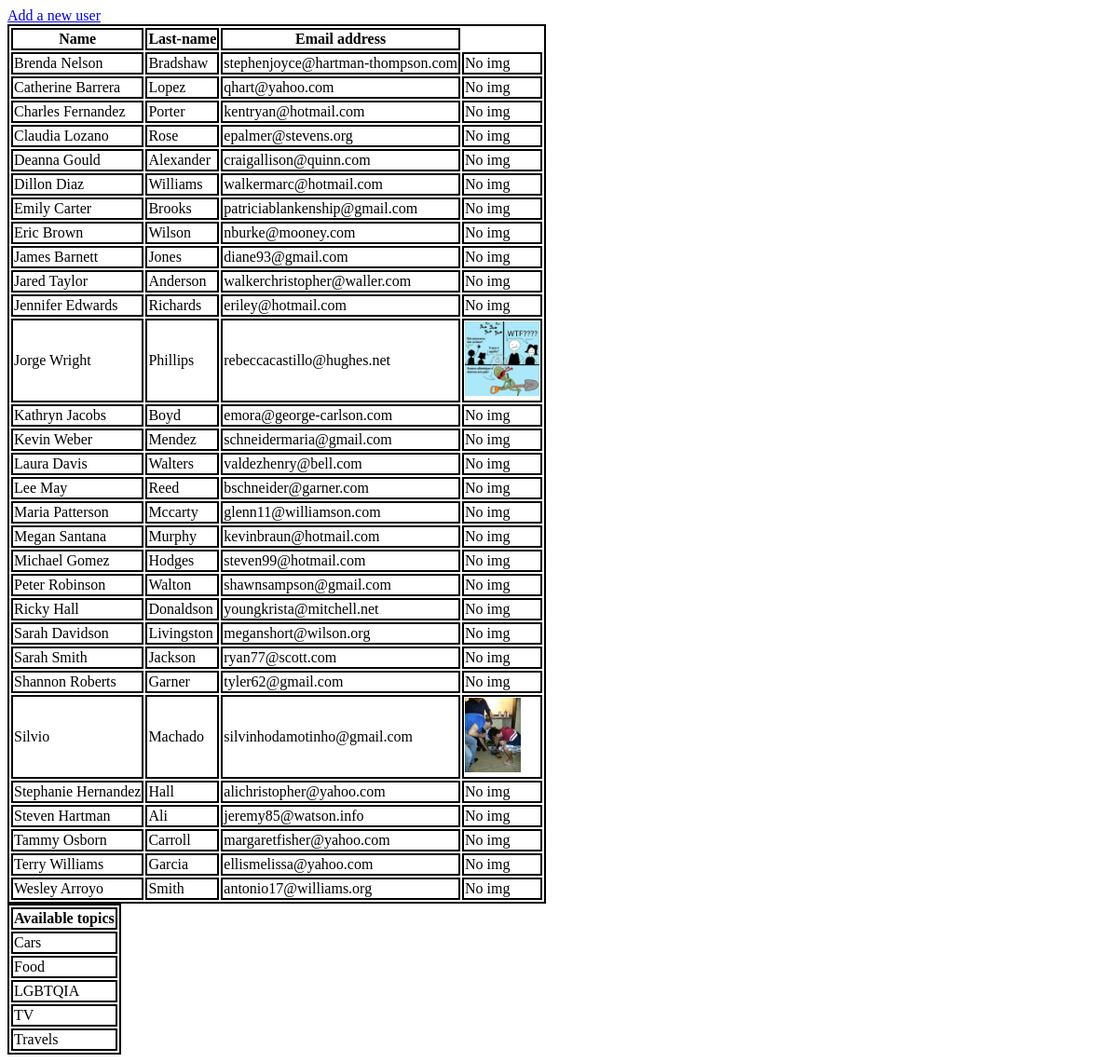
The app's page /AppTwo/users, older data.
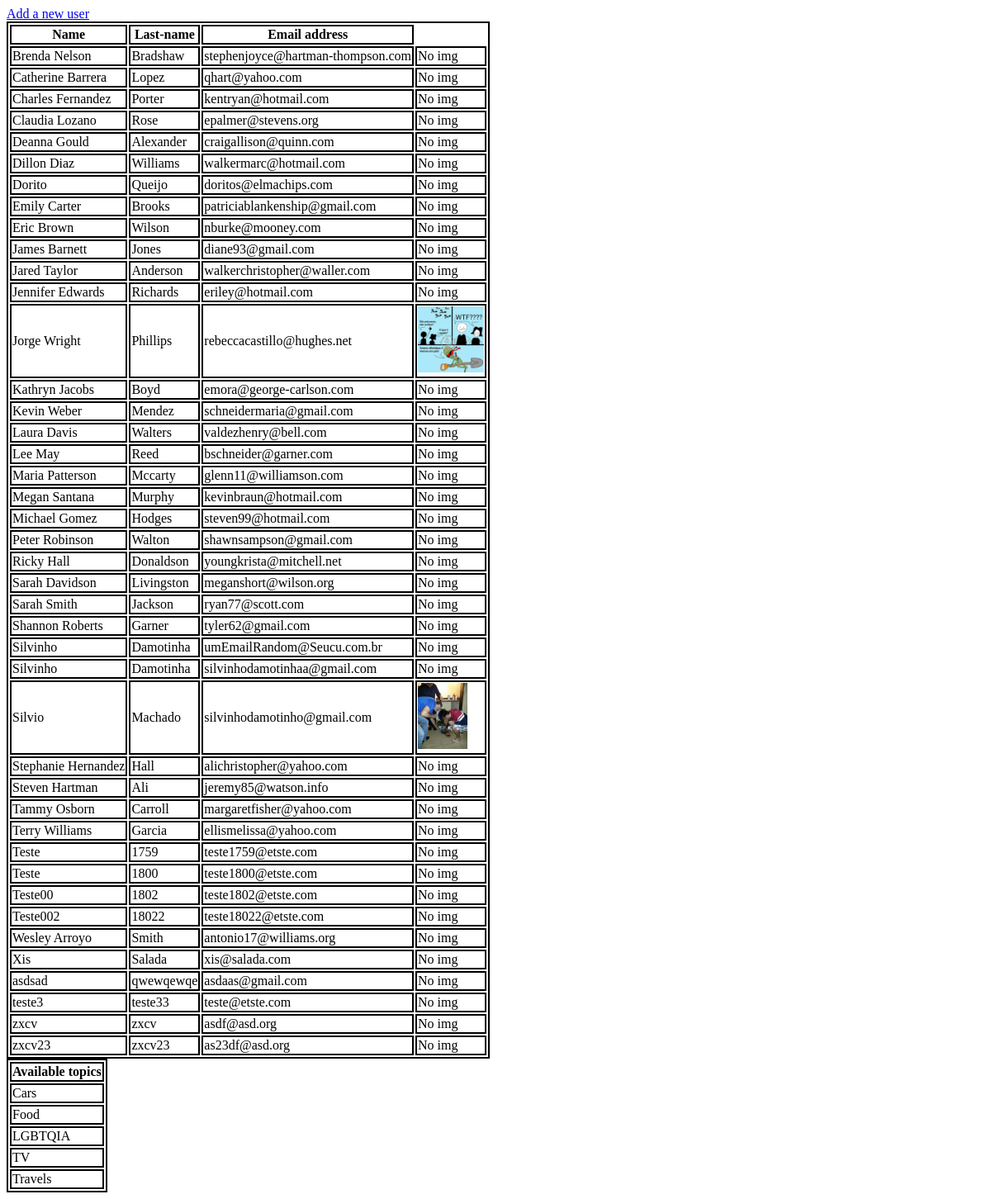
The same page, newer data.
### AppTwo/models.py (models this page shows, shortened)
class WebUsers(models.Model):
    topic = models.ForeignKey(Topic)
    name = models.CharField(max_length=264)
    lname = models.CharField(max_length=264)
    email = models.CharField(max_length=264, unique=True)
    img = models.FileField(upload_to='webusers/', null=True, blank=True)
    """
    img = models.FileField(upload_to='webusers/', null=True)
    First parameter tell's where to find imgs for that model
    And second, tell there's no obligation to have one, if there's no Images is ok
    """

class Topic(models.Model):
    top_name = models.CharField(max_length=264, unique=True)

### AppTwo/views.py (the view)
def users(request):
    webusers = WebUsers.objects.order_by('name')
    topz = Topic.objects.order_by('top_name')
    dicto = {
        "one_key":"One register",
        "webusrs":webusers,
        "topicz":topz,
    }
    return render(request, 'AppTwo/users.html', context=dicto)

### templates/AppTwo/users.html (shortened to what this page needs)
<!DOCTYPE html>
{% load staticfiles %}
<html>
<head>
  <link rel="stylesheet" href="{% static 'css/mystyle.css' %}">
</head>
<body>
  <div class="shower">
    <a href="{% url 'AppTwo:forms' %}">Add a new user</a>
    {% if webusrs %}
    <table>
      <thead>
        <th>Name</th>
        <th>Last-name</th>
        <th>Email address</th>
      </thead>
      {% for acc in webusrs %}
      <tr>
        <td>{{acc.name}}</td>
        <td>{{acc.lname}}</td>
        <td>{{acc.email}}</td>
        {% if acc.img %}
        <td><img src="{{acc.img.url}}" class="imgGen"></td>
        {% else %}
        <td>No img</td>
        {% endif %}
      </tr>
      {% endfor %}
      {% else %}
      <p>Access error!!!</p>
    </table>
    {% endif%}
    {% if topicz %}
    <table>
      <thead>
        <th>Available topics</th>
      </thead>
      {% for acc in topicz %}
      <tr>
        <td>{{acc.top_name}}</td>
      </tr>
      {% endfor %}
      {% else %}
      <p>There's no topics to show!!!</p>
      {% endif %}
    </table>
  </div>
</body>
</html>

Row changes from the older to the newer data that the page shows:
added WebUsers: name "Dorito", lname "Queijo", email "doritos@elmachips.com", img "No img"
added WebUsers: name "Silvinho", lname "Damotinha", email "umEmailRandom@Seucu.com.br", img "No img"
added WebUsers: name "Silvinho", lname "Damotinha", email "silvinhodamotinhaa@gmail.com", img "No img"
added WebUsers: name "Teste", lname "1759", email "teste1759@etste.com", img "No img"
added WebUsers: name "Teste", lname "1800", email "teste1800@etste.com", img "No img"
added WebUsers: name "Teste00", lname "1802", email "teste1802@etste.com", img "No img"
added WebUsers: name "Teste002", lname "18022", email "teste18022@etste.com", img "No img"
added WebUsers: name "Xis", lname "Salada", email "xis@salada.com", img "No img"
added WebUsers: name "asdsad", lname "qwewqewqe", email "asdaas@gmail.com", img "No img"
added WebUsers: name "teste3", lname "teste33", email "teste@etste.com", img "No img"
added WebUsers: name "zxcv", lname "zxcv", email "asdf@asd.org", img "No img"
added WebUsers: name "zxcv23", lname "zxcv23", email "as23df@asd.org", img "No img"
